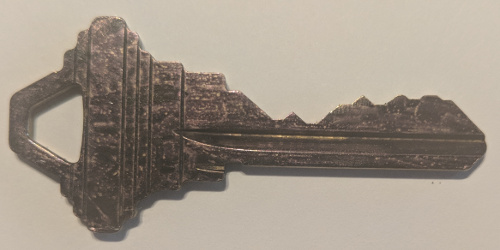
#> input picture key.jpg, 500 x 250 px
$ python KeyObjectGenerator.py
#> lines starting #> are read from the running program, lines starting #| are printed output that depends on the picture; after the words box and inside, x2 and y2 are one past the last pixel; in counts of white or black regions, pixels touching at a corner belong together
from PIL import Image

def readImage():
	im = Image.open("key.jpg")
#> im is the input picture: PIL image 500x250 RGB; mean R, G, B 160.7, 149.9, 137.4
	f = open("outputKey.txt", "w")
	#f.write("[")
	xsize, ysize = im.size
#> xsize = 500; ysize = 250
	x = 0
	y = 0
	threash = 60
	rprev1, gprev1, bprev1 = im.getpixel((20,20))
#> rprev1 = 207; gprev1 = 195; bprev1 = 181
	rprev2, gprev2, bprev2 = im.getpixel((300,20))
#> rprev2 = 205; gprev2 = 196; bprev2 = 179
	for x in range(0,xsize):
		for y in range(0,ysize):
			r, g, b = im.getpixel((x,y))
			diff1 = abs(rprev1-r) + abs(gprev1-g) + abs(bprev1-b)
			diff2 = abs(rprev2-r) + abs(gprev2-g) + abs(bprev2-b)
			if(diff1 > threash and diff2 > threash):
				im.putpixel((x,y), (255,255,255))
				f.write(str(x)+","+str(y)+"\n")
			else:
				f.write("")
				im.putpixel((x,y), (0,0,0))
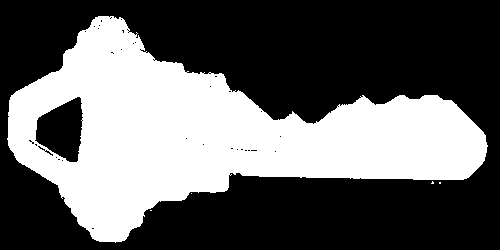
#> im: PIL image 500x250 RGB; 38.7% white; 5 white regions (4 under 20 px), largest, box (x1, y1, x2, y2) and area: (7, 16, 488, 243) 48421
	im.save("output.jpg")
	f.close()
	print("done")

readImage()
